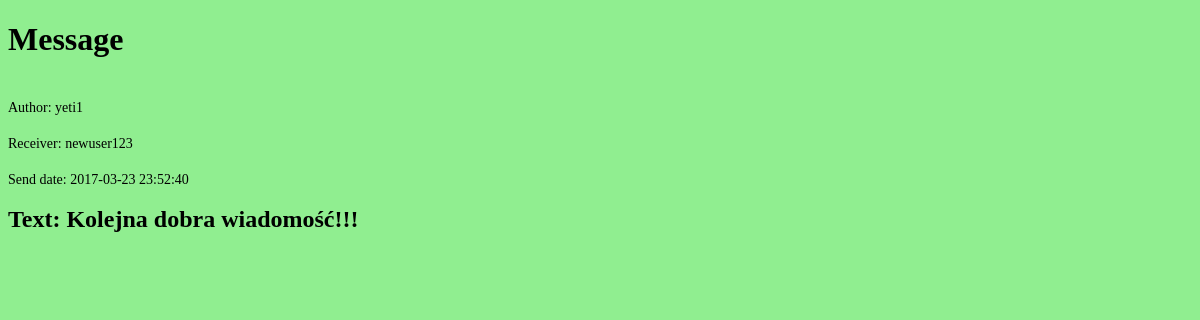
/Views/messageReviewSent.php?id=2 (signed in), run on the app's committed database.
### tables this page shows
CREATE TABLE `Users` (
  `id` int(11) NOT NULL,
  `username` varchar(255) NOT NULL,
  `email` varchar(255) NOT NULL,
  `password` varchar(60) NOT NULL
);

CREATE TABLE `Messages` (
  `id` int(11) NOT NULL,
  `senderId` int(11) NOT NULL,
  `receiverId` int(11) NOT NULL,
  `creationDate` datetime NOT NULL,
  `status` int(11) NOT NULL,
  `text` varchar(255) NOT NULL
);

### Model/Messages.php (called while the page is built, shortened)
<?php
class Messages{
    private $id, $senderId, $receiverId, $creationDate, $status, $text;
    public function getSenderId() {
        return $this->senderId;
    }
    public function getReceiverId() {
        return $this->receiverId;
    }
    public function getCreationDate() {
        return $this->creationDate;
    }
    public function getText() {
        return $this->text;
    }
    public function setSenderId($senderId) {
        $this->senderId = $senderId;
    }
    public function setReceiverId($receiverId) {
        $this->receiverId = $receiverId;
    }
    public function setCreationDate($creationDate) {
        $this->creationDate = $creationDate;
    }
    public function setText($text) {
        $this->text = $text;
    }
    static public function loadMessageById(PDO $conn, $id){
        if ($id){
            $sql = 'Select * From `Messages` Where `id`= :id;';
            try{
                $query = $conn->prepare($sql);
                $result = $query->execute(['id' => $id]);
                if ($result && $query->rowCount() > 0){
                $row = $query->fetch();
                $loadedMes = new Messages();
                $loadedMes->id = $row['id'];
                $loadedMes->senderId = $row['senderId'];
                $loadedMes->receiverId = $row['receiverId'];
                $loadedMes->creationDate = $row['creationDate'];
                $loadedMes->status = $row['status'];
                $loadedMes->text = $row['text'];
                return $loadedMes;
                }
            }catch (PDOException $ex){
                echo $ex->getMessage();
            }
        }
        return null;
    }
}

### Model/Users.php (called while the page is built, shortened)
<?php
class Users{
    private $id, $username, $email, $password;
    public function getUsername() {
        return $this->username;
    }
    public function setUsername($username) {
        $this->username = $username;
    }
    public function setPassword($password) {
        return $this;
    }
    static public function loadUserById(PDO $conn, $id){
        if ($id){
            $sql = 'Select * From `Users` Where `id`= :id;';
            try{
                $query = $conn->prepare($sql);
                $result = $query->execute(['id' => $id]);
                if ($result && $query->rowCount() > 0){
                $row = $query->fetch();
                $loadedUser = new Users();
                $loadedUser->id = $row['id'];
                $loadedUser->username = $row['username'];
                $loadedUser->email = $row['email'];
                $loadedUser->password = $row['password'];
                return $loadedUser;
                }
            }catch (PDOException $ex){
                echo $ex->getMessage();
            }
        }
        return null;
    }
}

### Views/messageReviewSent.php (the view, shortened to what this page needs)
<?php
require_once '../Controller/UsersController.php';
if ('GET' === $_SERVER['REQUEST_METHOD']){
    if(isset($_GET['id'])){
        $messageId = $_GET['id'];
        $newmessage = Messages::loadMessageById($conn, $messageId);
    }else {
    header("Location:main.php");
    }
}
?>
<!DOCTYPE html>
<html>
    <head>
        <link rel="stylesheet" href="css/style.css" type="text/css">
    </head>
    <body>
        <div>
            <h1>Message</h1><br>
            <?php
            $senderId = $newmessage->getSenderId();
            $receiverId = $newmessage->getReceiverId();
            $messageReceiver = Users::loadUserById($conn, $receiverId);
            $messageSender = Users::loadUserById($conn, $senderId);
            $senderUsername = $messageSender->getUsername();
            $receiverUsername = $messageReceiver->getUsername();
            $messagetext = $newmessage->getText();
            $messagedate = $newmessage->getCreationDate();
            echo '<span class="text2">Author: '.$senderUsername.'</span><br><br>';
            echo '<span class="text2">Receiver: '.$receiverUsername.'</span><br><br>';
            echo '<span class="text2">Send date: '.$messagedate.'</span><br><br>';
            echo '<span class="text1">Text: '.$messagetext.'</span>';
            ?>
        </div>
    </body>
</html>

### Views/css/style.css (style rules this page uses)
.text1 { font-size: 24px; font-weight: bold; }
.text2 { font-size: 14px; }

### Views/messageReviewSent.php (style rules this page uses)
body { background-color: lightgreen; }

### data on the page
users: username "yeti1"
users: username "newuser123"
messages: creationDate "2017-03-23 23:52:40", text "Kolejna dobra wiadomość!!!"
